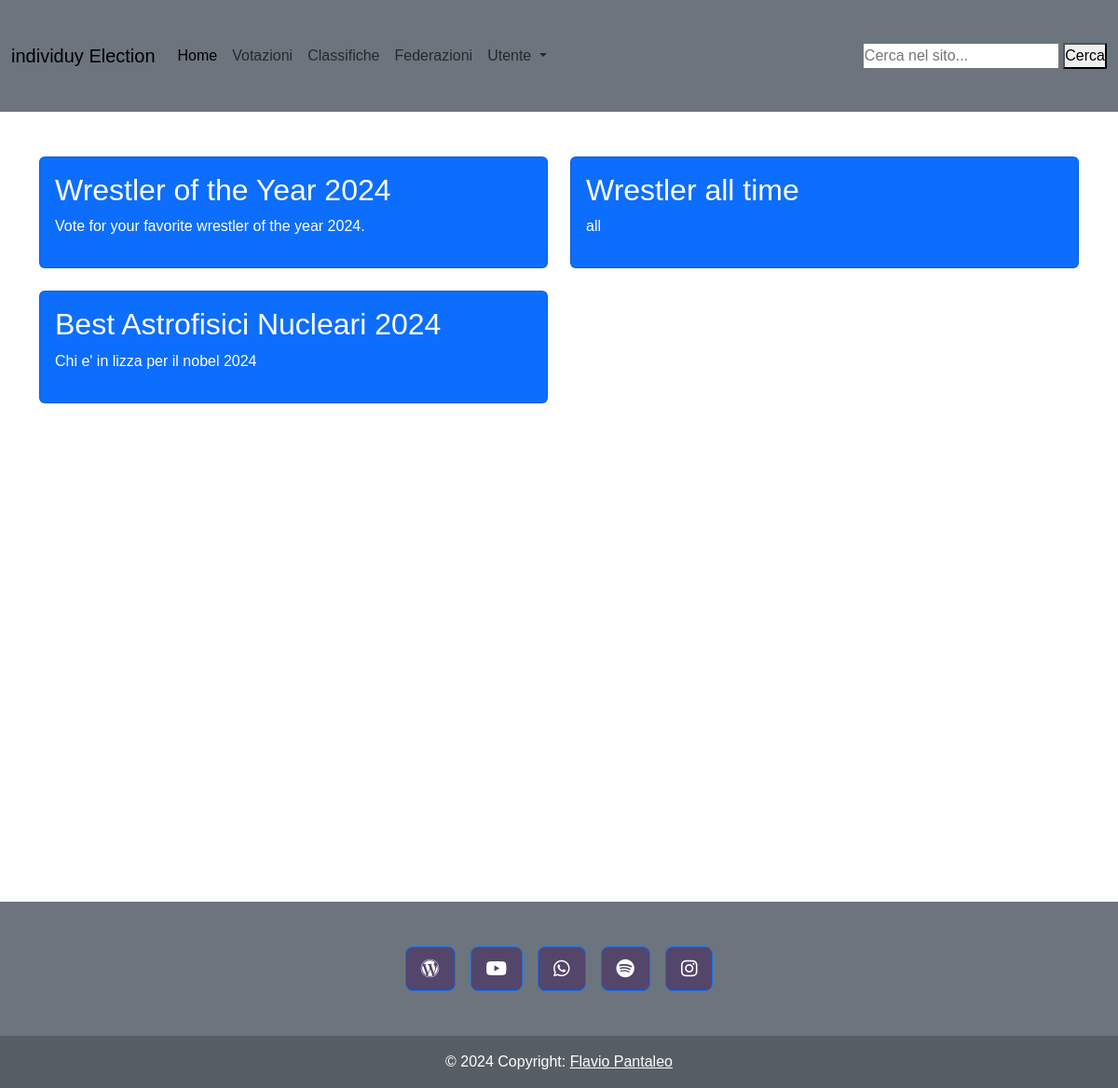
The app's page /index.php?page=votazione_dettaglio_wrestler with its own data.
### tables this page shows
CREATE TABLE `list_ranking` (
  `id_ranking` int(11) NOT NULL,
  `ranking_name` varchar(200) DEFAULT NULL,
  `description` text DEFAULT NULL,
  `ranking` varchar(255) NOT NULL,
  `status` int(3) DEFAULT NULL,
  `category_id` int(11) DEFAULT NULL,
  `include_inactive` tinyint(1) DEFAULT 0
);

### app/Controllers/RankingController.php (called while the page is built, shortened)
<?php
class RankingController {
    private $rankingDAO;
    public function __construct() {
        $this->rankingDAO = new RankingDAO();
    }
    public function getRankingPerCategory($category) {
        return $this->rankingDAO->getRankingPerCategory($category);
    }
}

### app/Core/DB.php (called while the page is built, shortened)
<?php
class DB {
    protected function connect (){
        try {
            $localHost = $_ENV['DB_HOST'];
            $dbname = $_ENV['DB_NAME'];
            $user = $_ENV['DB_USER'];
            $pass = $_ENV['DB_PASS'];
            $conn = new PDO("mysql:host=".$localHost.";dbname=".$dbname.";",$user, $pass);
            return $conn;
        } catch (PDOException $e) {
            echo $e->getMessage() . "<br> Database Connection Error";
            die();
        }
    }
}
?>

### app/DAO/RankingDAO.php (called while the page is built, shortened)
<?php
class RankingDAO extends DB {
    public function getRankingPerCategory($category) {
        try {
            $stmt = $this->connect()->prepare("SELECT id_ranking, ranking_name, description, ranking, status, category_id, include_inactive FROM list_ranking WHERE ranking = ?");
            $stmt->execute([$category]);
            $rankings = [];
            while ($row = $stmt->fetch(PDO::FETCH_ASSOC)) {
                $rankings[] = new Ranking(
                    $row['id_ranking'],
                    $row['ranking_name'],
                    $row['description'],
                    $row['ranking'],
                    $row['status'],
                    $row['category_id'],
                    $row['include_inactive']
                );
            }
            return $rankings;
        } catch (PDOException $e) {
            error_log("PDOException in getRankingPerCategory: " . $e->getMessage());
            return [];
        }
    }
}

### app/Models/Ranking.php (called while the page is built, shortened)
<?php
class Ranking {
    public function __construct($id, $name, $description, $rankingType, $status, $categoryId, $includeInactive) {
        $this->id = $id;
        $this->name = $name;
        $this->description = $description;
        $this->categoryId = $categoryId;
    }
}
?>

### resources/Views/votazioni/single_wrestler/votazione_dettaglio_wrestler.php (the view)
<?php
$rankingSingleWrestler = $rankingController->getRankingPerCategory('wrestler');
?>
<main class="container">
    <div class="row my-5">
        <?php if (!empty($rankingSingleWrestler)): ?>
            <?php foreach($rankingSingleWrestler as $ranking) : ?>
                <div class="col-md-6 mb-4">
                    <a href="index.php?page=lista_candidati&id_ranking=<?php echo $ranking->id; ?>&id_cat=<?php echo $ranking->categoryId; ?>">
                        <div class="card bg-primary text-white">
                            <div class="card-body">
                                <h2><?= htmlspecialchars($ranking->name); ?></h2>
                                <p><?= htmlspecialchars($ranking->description); ?></p>
                            </div>
                        </div>
                    </a>
                </div>
            <?php endforeach; ?>
        <?php else: ?>
            <div class="col-12">
                <p>Nessun ranking trovato per la categoria specificata.</p>
            </div>
        <?php endif; ?>
    </div>
</main>

### records on screen
list_ranking: ranking_name "Wrestler of the Year 2024", description "Vote for your favorite wrestler of the year 2024."
list_ranking: ranking_name "Wrestler all time", description "all"
list_ranking: ranking_name "Best Astrofisici Nucleari 2024", description "Chi e' in lizza per il nobel 2024"
